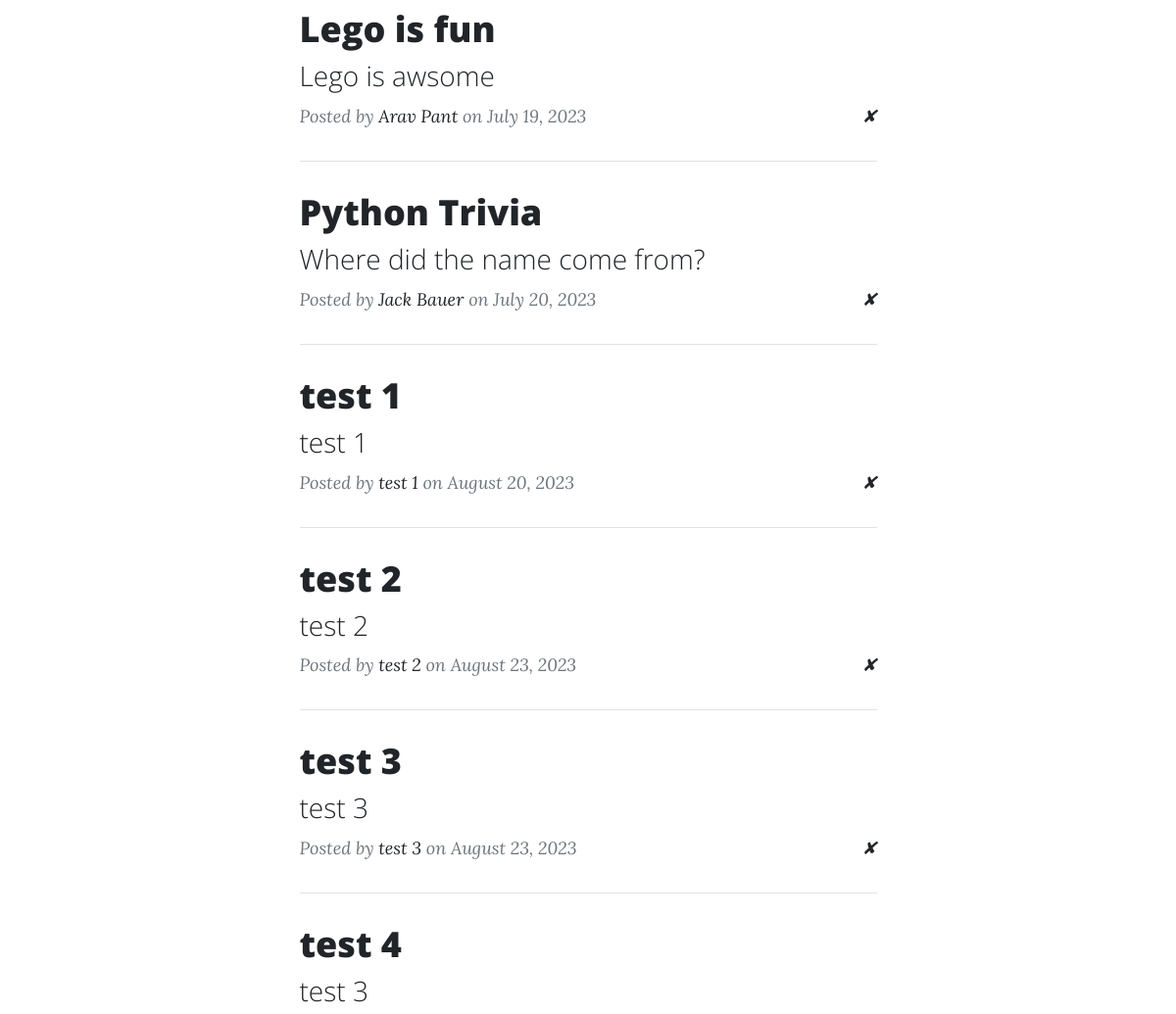
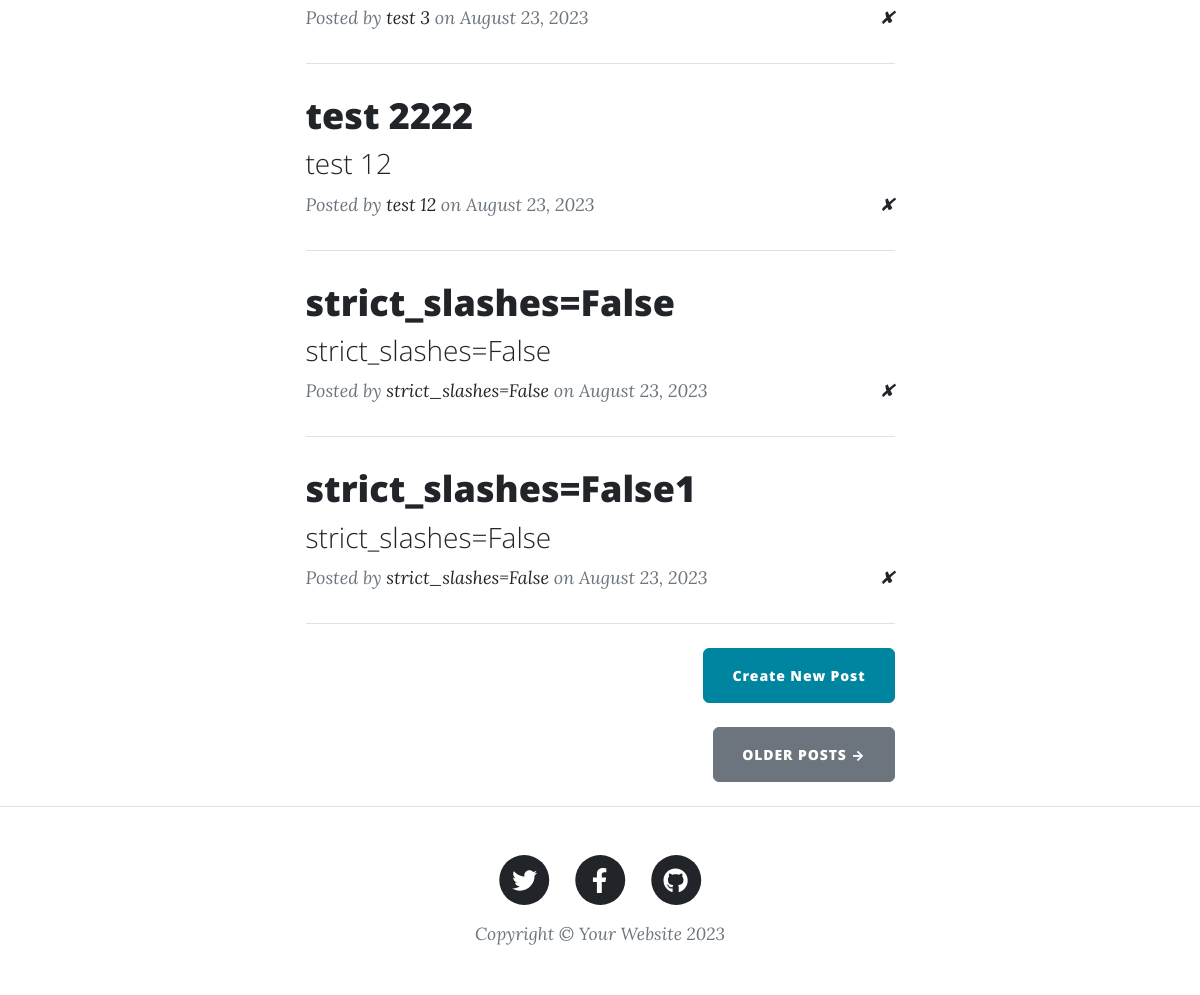
Before: / (lower part) with the older database file (2 pictures, top to bottom).
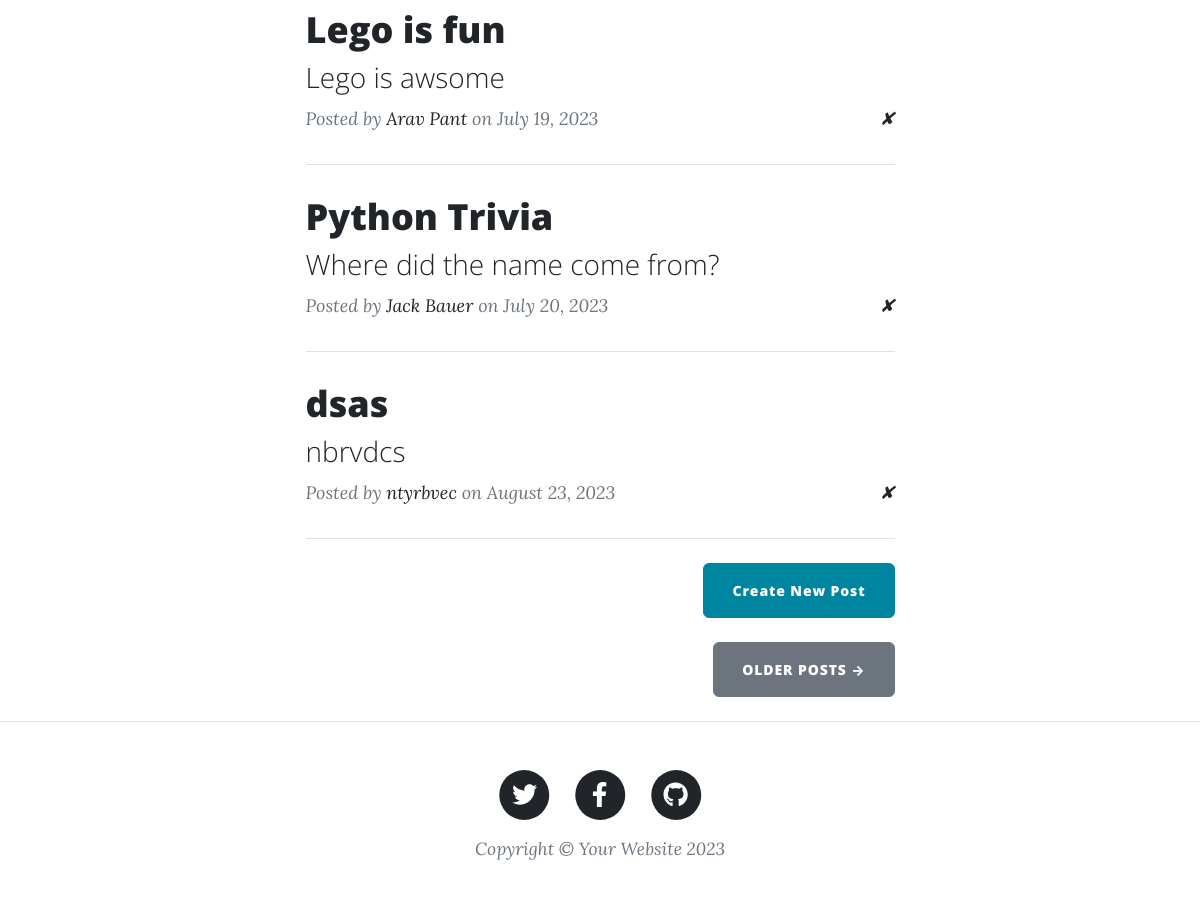
After: the same page with the newer database file.
### main.py (models this page shows)
class BlogPost(db.Model):
    id = db.Column(db.Integer, primary_key=True)
    title = db.Column(db.String(250), unique=True, nullable=False)
    subtitle = db.Column(db.String(250), nullable=False)
    date = db.Column(db.String(250), nullable=False)
    body = db.Column(db.Text, nullable=False)
    author = db.Column(db.String(250), nullable=False)
    img_url = db.Column(db.String(250), nullable=False)

### main.py (the view)
@app.route("/", methods=['GET'])
def get_all_posts():
    posts = db.session.execute(db.select(BlogPost)).scalars().all()
    return render_template("index.html", all_posts=posts), 200

### templates/index.html (shortened to what this page needs)
{% include "header.html" %}
<div class="container px-4 px-lg-5">
  <div class="row gx-4 gx-lg-5 justify-content-center">
    <div class="col-md-10 col-lg-8 col-xl-7">
      {% for post in all_posts %}
      <div class="post-preview">
        <a href="{{ url_for('show_post', post_id=post.id) }}">
          <h2 class="post-title">{{ post.title }}</h2>
          <h3 class="post-subtitle">{{ post.subtitle }}</h3>
        </a>
        <p class="post-meta">
          Posted by
          <a href="#">{{post.author}}</a>
          on {{post.date}}
          <a style="float:right" href="{{ url_for('delete_post', post_id=post.id) }}">✘</a>
        </p>
      </div>
      <hr class="my-4" />
      {% endfor %}
      <div class="d-flex justify-content-end mb-4">
        <a
          class="btn btn-primary float-right"
          href="{{ url_for('add_new_post') }}"
          >Create New Post</a
        >
      </div>
      <div class="d-flex justify-content-end mb-4">
        <a class="btn btn-secondary text-uppercase" href="#!">Older Posts →</a>
      </div>
    </div>
  </div>
</div>
{% include "footer.html" %}

### templates/header.html (shortened to what this page needs)
<!DOCTYPE html>
<html lang="en">
  <head>
    {% block styles %}
    {{ bootstrap.load_css() }}
    <link
      href="{{ url_for('static', filename='css/styles.css') }}"
      rel="stylesheet"
    />
    {% endblock %}
  </head>
  <body>

### templates/footer.html (shortened to what this page needs)
        <footer class="border-top">
          <div class="container px-4 px-lg-5">
              <div class="row gx-4 gx-lg-5 justify-content-center">
                  <div class="col-md-10 col-lg-8 col-xl-7">
                      <ul class="list-inline text-center">
                          <li class="list-inline-item">
                              <a href="#!">
                                  <span class="fa-stack fa-lg">
                                      <i class="fas fa-circle fa-stack-2x"></i>
                                      <i class="fab fa-twitter fa-stack-1x fa-inverse"></i>
                                  </span>
                              </a>
                          </li>
                          <li class="list-inline-item">
                              <a href="#!">
                                  <span class="fa-stack fa-lg">
                                      <i class="fas fa-circle fa-stack-2x"></i>
                                      <i class="fab fa-facebook-f fa-stack-1x fa-inverse"></i>
                                  </span>
                              </a>
                          </li>
                          <li class="list-inline-item">
                              <a href="#!">
                                  <span class="fa-stack fa-lg">
                                      <i class="fas fa-circle fa-stack-2x"></i>
                                      <i class="fab fa-github fa-stack-1x fa-inverse"></i>
                                  </span>
                              </a>
                          </li>
                      </ul>
                      <div class="small text-center text-muted fst-italic">Copyright &copy; Your Website 2023</div>
                  </div>
              </div>
          </div>
      </footer>
  </body>
</html>

Changed rows visible on the page:
removed BlogPost: title "test 2", subtitle "test 2", author "test 2", date "August 23, 2023"
removed BlogPost: title "test 3", subtitle "test 3", author "test 3", date "August 23, 2023"
removed BlogPost: title "test 4", subtitle "test 3", author "test 3", date "August 23, 2023"
removed BlogPost: title "test 2222", subtitle "test 12", author "test 12", date "August 23, 2023"
removed BlogPost: title "strict_slashes=False", subtitle "strict_slashes=False", author "strict_slashes=False", date "August 23, 2023"
removed BlogPost: title "strict_slashes=False1", subtitle "strict_slashes=False", author "strict_slashes=False", date "August 23, 2023"
changed BlogPost: title "test 1" → "dsas"; subtitle "test 1" → "nbrvdcs"; author "test 1" → "ntyrbvec"; date "August 20, 2023" → "August 23, 2023"
